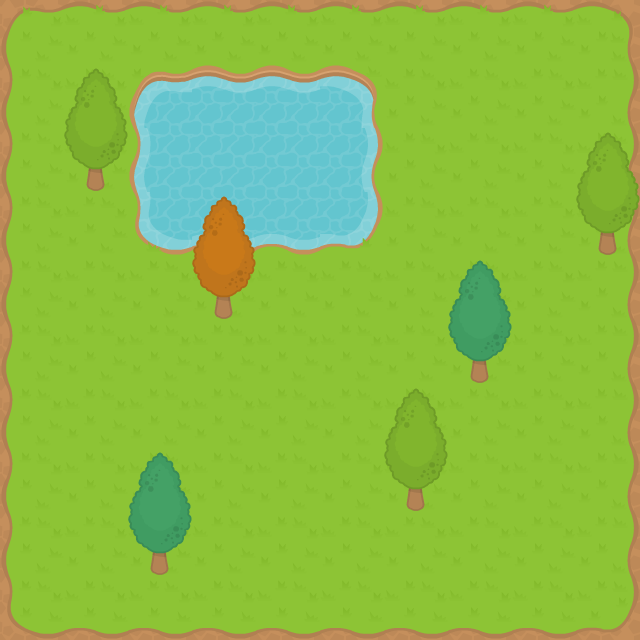

The image is a tile-based game level rendered from a .tmx file. Its description and complete source (layers, tilesets, objects, tile grids) follow:
An orthogonal 10x10 tile map with 64x64 px tiles, 2 tile layers (Tile Layer 1, Tile Layer 2) and 4 objects (4x barrel).

<map version="1.0" orientation="orthogonal" renderorder="right-down" width="10" height="10" tilewidth="64" tileheight="64" nextobjectid="20">
 <tileset firstgid="1" name="Sheet" tilewidth="64" tileheight="64" tilecount="512" columns="32">
  <image source="sheet.png" width="2048" height="1024" />
  <tile id="320">
   <animation>
    <frame tileid="320" duration="500" />
    <frame tileid="322" duration="500" />
   </animation>
  </tile>
  <tile id="329">
   <objectgroup draworder="index" />
   <animation>
    <frame tileid="329" duration="400" />
    <frame tileid="393" duration="100" />
   </animation>
  </tile>
  <tile id="352">
   <animation>
    <frame tileid="352" duration="500" />
    <frame tileid="354" duration="500" />
   </animation>
  </tile>
 </tileset>
 <layer name="Tile Layer 1" width="10" height="10">
  <data encoding="csv">
1,2,2,2,2,2,2,2,2,3,
33,34,11,12,12,13,34,34,34,35,
33,34,43,44,44,45,34,34,34,35,
33,34,75,76,76,77,34,34,34,35,
33,34,34,34,34,34,34,34,34,35,
33,34,34,34,34,34,34,34,34,35,
33,34,34,34,34,34,34,34,34,35,
33,34,34,34,34,34,34,34,34,35,
33,34,34,34,34,34,34,34,34,35,
65,66,66,66,66,66,66,66,66,67
</data>
 </layer>
 <layer name="Tile Layer 2" width="10" height="10">
  <data encoding="csv">
0,0,0,0,0,0,0,0,0,0,
0,321,0,0,0,0,0,0,0,0,
0,353,0,0,0,0,0,0,0,321,
0,0,0,323,0,0,0,0,0,353,
0,0,0,355,0,0,0,325,0,0,
0,0,0,0,0,0,0,357,0,0,
0,0,0,0,0,0,321,0,0,0,
0,0,325,0,0,0,353,0,0,0,
0,0,357,0,0,0,0,0,0,0,
0,0,0,0,0,0,0,0,0,0
</data>
 </layer>
 <objectgroup name="Object Layer 1">
  <object id="11" name="barrel" type="barrel" gid="1073742154" x="448" y="128" width="64" height="32" rotation="60" />
  <object id="16" name="barrel" type="barrel" gid="330" x="384" y="256" width="64" height="64" rotation="-20" />
  <object id="18" name="barrel" type="barrel" gid="330" x="512" y="384" width="64" height="64" />
  <object id="19" name="barrel" type="barrel" gid="330" x="192" y="448" width="128" height="128" />
 </objectgroup>
</map>
